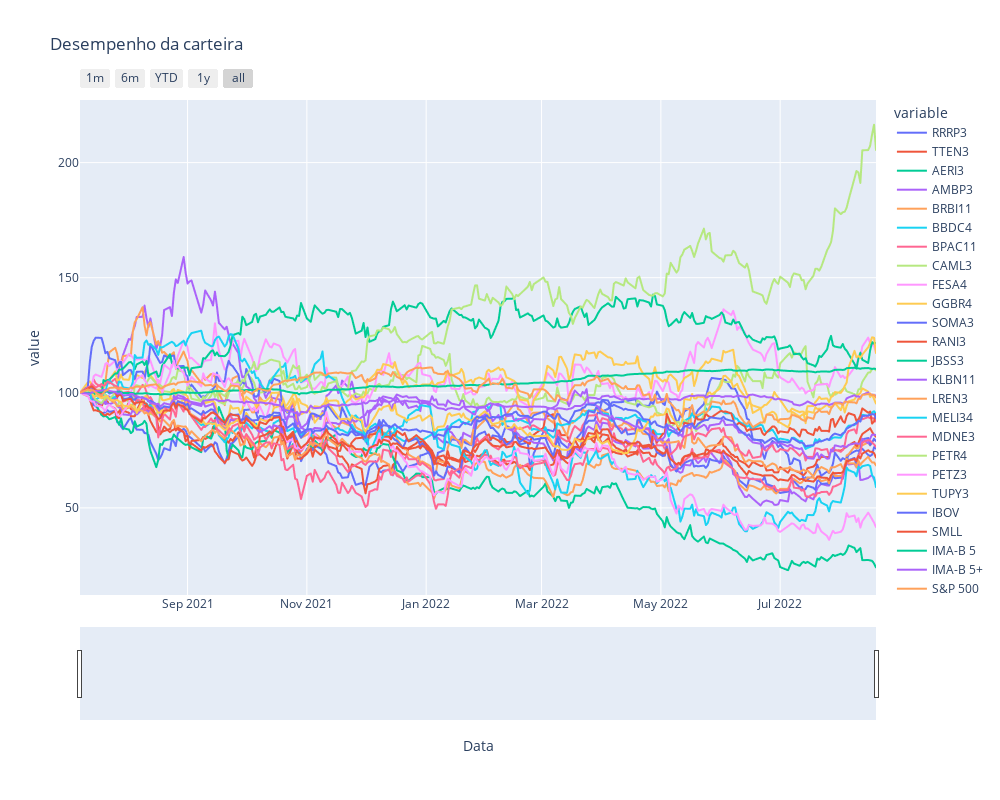

Notebook cell for this chart:
### Code cell
fig = px.line(
    data_frame=ativos,
    title='Desempenho da carteira',
    x='Data',
    y=['RRRP3', 'TTEN3', 'AERI3', 'AMBP3', 'BRBI11', 'BBDC4', 'BPAC11',
       'CAML3', 'FESA4', 'GGBR4', 'SOMA3', 'RANI3', 'JBSS3', 'KLBN11', 'LREN3',
       'MELI34', 'MDNE3', 'PETR4', 'PETZ3', 'TUPY3', 'IBOV', 'SMLL',
       'IMA-B 5', 'IMA-B 5+', 'S&P 500'],
    )

fig.update_xaxes( ### criando botões e slicer
    rangeslider_visible=True,
    rangeselector=dict(
        buttons=list([
            dict(count=1, label="1m", step="month", stepmode="backward"),
            dict(count=6, label="6m", step="month", stepmode="backward"),
            dict(count=1, label="YTD", step="year", stepmode="todate"),
            dict(count=1, label="1y", step="year", stepmode="backward"),
            dict(step="all")
        ])
    )
)
fig.update_layout(
    autosize=False,
    width=1000,
    height=800,)

### Figure 1 — Plotly figure (JSON) as saved in the notebook; plotly's stock layout.template omitted (floating-point values rounded to 4 significant figures; data arrays with more than 128 entries replaced by an {"elided": "..."} marker saying what was removed)
{"data": [{"hovertemplate": "variable=RRRP3<br>Data=%{x}<br>value=%{y}<extra></extra>", "legendgroup": "RRRP3", "line": {"color": "#636efa", "dash": "solid"}, "marker": {"symbol": "circle"}, "mode": "lines", "name": "RRRP3", "showlegend": true, "type": "scattergl", "x": {"elided": "273 str values"}, "xaxis": "x", "y": {"elided": "273 float values"}, "yaxis": "y"}, {"hovertemplate": "variable=TTEN3<br>Data=%{x}<br>value=%{y}<extra></extra>", "legendgroup": "TTEN3", "line": {"color": "#EF553B", "dash": "solid"}, "marker": {"symbol": "circle"}, "mode": "lines", "name": "TTEN3", "showlegend": true, "type": "scattergl", "x": {"elided": "273 str values"}, "xaxis": "x", "y": {"elided": "273 float values"}, "yaxis": "y"}, {"hovertemplate": "variable=AERI3<br>Data=%{x}<br>value=%{y}<extra></extra>", "legendgroup": "AERI3", "line": {"color": "#00cc96", "dash": "solid"}, "marker": {"symbol": "circle"}, "mode": "lines", "name": "AERI3", "showlegend": true, "type": "scattergl", "x": {"elided": "273 str values"}, "xaxis": "x", "y": {"elided": "273 float values"}, "yaxis": "y"}, {"hovertemplate": "variable=AMBP3<br>Data=%{x}<br>value=%{y}<extra></extra>", "legendgroup": "AMBP3", "line": {"color": "#ab63fa", "dash": "solid"}, "marker": {"symbol": "circle"}, "mode": "lines", "name": "AMBP3", "showlegend": true, "type": "scattergl", "x": {"elided": "273 str values"}, "xaxis": "x", "y": {"elided": "273 float values"}, "yaxis": "y"}, {"hovertemplate": "variable=BRBI11<br>Data=%{x}<br>value=%{y}<extra></extra>", "legendgroup": "BRBI11", "line": {"color": "#FFA15A", "dash": "solid"}, "marker": {"symbol": "circle"}, "mode": "lines", "name": "BRBI11", "showlegend": true, "type": "scattergl", "x": {"elided": "273 str values"}, "xaxis": "x", "y": {"elided": "273 float values"}, "yaxis": "y"}, {"hovertemplate": "variable=BBDC4<br>Data=%{x}<br>value=%{y}<extra></extra>", "legendgroup": "BBDC4", "line": {"color": "#19d3f3", "dash": "solid"}, "marker": {"symbol": "circle"}, "mode": "lines", "name": "BBDC4", "showlegend": true, "type": "scattergl", "x": {"elided": "273 str values"}, "xaxis": "x", "y": {"elided": "273 float values"}, "yaxis": "y"}, {"hovertemplate": "variable=BPAC11<br>Data=%{x}<br>value=%{y}<extra></extra>", "legendgroup": "BPAC11", "line": {"color": "#FF6692", "dash": "solid"}, "marker": {"symbol": "circle"}, "mode": "lines", "name": "BPAC11", "showlegend": true, "type": "scattergl", "x": {"elided": "273 str values"}, "xaxis": "x", "y": {"elided": "273 float values"}, "yaxis": "y"}, {"hovertemplate": "variable=CAML3<br>Data=%{x}<br>value=%{y}<extra></extra>", "legendgroup": "CAML3", "line": {"color": "#B6E880", "dash": "solid"}, "marker": {"symbol": "circle"}, "mode": "lines", "name": "CAML3", "showlegend": true, "type": "scattergl", "x": {"elided": "273 str values"}, "xaxis": "x", "y": {"elided": "273 float values"}, "yaxis": "y"}, {"hovertemplate": "variable=FESA4<br>Data=%{x}<br>value=%{y}<extra></extra>", "legendgroup": "FESA4", "line": {"color": "#FF97FF", "dash": "solid"}, "marker": {"symbol": "circle"}, "mode": "lines", "name": "FESA4", "showlegend": true, "type": "scattergl", "x": {"elided": "273 str values"}, "xaxis": "x", "y": {"elided": "273 float values"}, "yaxis": "y"}, {"hovertemplate": "variable=GGBR4<br>Data=%{x}<br>value=%{y}<extra></extra>", "legendgroup": "GGBR4", "line": {"color": "#FECB52", "dash": "solid"}, "marker": {"symbol": "circle"}, "mode": "lines", "name": "GGBR4", "showlegend": true, "type": "scattergl", "x": {"elided": "273 str values"}, "xaxis": "x", "y": {"elided": "273 float values"}, "yaxis": "y"}, {"hovertemplate": "variable=SOMA3<br>Data=%{x}<br>value=%{y}<extra></extra>", "legendgroup": "SOMA3", "line": {"color": "#636efa", "dash": "solid"}, "marker": {"symbol": "circle"}, "mode": "lines", "name": "SOMA3", "showlegend": true, "type": "scattergl", "x": {"elided": "273 str values"}, "xaxis": "x", "y": {"elided": "273 float values"}, "yaxis": "y"}, {"hovertemplate": "variable=RANI3<br>Data=%{x}<br>value=%{y}<extra></extra>", "legendgroup": "RANI3", "line": {"color": "#EF553B", "dash": "solid"}, "marker": {"symbol": "circle"}, "mode": "lines", "name": "RANI3", "showlegend": true, "type": "scattergl", "x": {"elided": "273 str values"}, "xaxis": "x", "y": {"elided": "273 float values"}, "yaxis": "y"}, {"hovertemplate": "variable=JBSS3<br>Data=%{x}<br>value=%{y}<extra></extra>", "legendgroup": "JBSS3", "line": {"color": "#00cc96", "dash": "solid"}, "marker": {"symbol": "circle"}, "mode": "lines", "name": "JBSS3", "showlegend": true, "type": "scattergl", "x": {"elided": "273 str values"}, "xaxis": "x", "y": {"elided": "273 float values"}, "yaxis": "y"}, {"hovertemplate": "variable=KLBN11<br>Data=%{x}<br>value=%{y}<extra></extra>", "legendgroup": "KLBN11", "line": {"color": "#ab63fa", "dash": "solid"}, "marker": {"symbol": "circle"}, "mode": "lines", "name": "KLBN11", "showlegend": true, "type": "scattergl", "x": {"elided": "273 str values"}, "xaxis": "x", "y": {"elided": "273 float values"}, "yaxis": "y"}, {"hovertemplate": "variable=LREN3<br>Data=%{x}<br>value=%{y}<extra></extra>", "legendgroup": "LREN3", "line": {"color": "#FFA15A", "dash": "solid"}, "marker": {"symbol": "circle"}, "mode": "lines", "name": "LREN3", "showlegend": true, "type": "scattergl", "x": {"elided": "273 str values"}, "xaxis": "x", "y": {"elided": "273 float values"}, "yaxis": "y"}, {"hovertemplate": "variable=MELI34<br>Data=%{x}<br>value=%{y}<extra></extra>", "legendgroup": "MELI34", "line": {"color": "#19d3f3", "dash": "solid"}, "marker": {"symbol": "circle"}, "mode": "lines", "name": "MELI34", "showlegend": true, "type": "scattergl", "x": {"elided": "273 str values"}, "xaxis": "x", "y": {"elided": "273 float values"}, "yaxis": "y"}, {"hovertemplate": "variable=MDNE3<br>Data=%{x}<br>value=%{y}<extra></extra>", "legendgroup": "MDNE3", "line": {"color": "#FF6692", "dash": "solid"}, "marker": {"symbol": "circle"}, "mode": "lines", "name": "MDNE3", "showlegend": true, "type": "scattergl", "x": {"elided": "273 str values"}, "xaxis": "x", "y": {"elided": "273 float values"}, "yaxis": "y"}, {"hovertemplate": "variable=PETR4<br>Data=%{x}<br>value=%{y}<extra></extra>", "legendgroup": "PETR4", "line": {"color": "#B6E880", "dash": "solid"}, "marker": {"symbol": "circle"}, "mode": "lines", "name": "PETR4", "showlegend": true, "type": "scattergl", "x": {"elided": "273 str values"}, "xaxis": "x", "y": {"elided": "273 float values"}, "yaxis": "y"}, {"hovertemplate": "variable=PETZ3<br>Data=%{x}<br>value=%{y}<extra></extra>", "legendgroup": "PETZ3", "line": {"color": "#FF97FF", "dash": "solid"}, "marker": {"symbol": "circle"}, "mode": "lines", "name": "PETZ3", "showlegend": true, "type": "scattergl", "x": {"elided": "273 str values"}, "xaxis": "x", "y": {"elided": "273 float values"}, "yaxis": "y"}, {"hovertemplate": "variable=TUPY3<br>Data=%{x}<br>value=%{y}<extra></extra>", "legendgroup": "TUPY3", "line": {"color": "#FECB52", "dash": "solid"}, "marker": {"symbol": "circle"}, "mode": "lines", "name": "TUPY3", "showlegend": true, "type": "scattergl", "x": {"elided": "273 str values"}, "xaxis": "x", "y": {"elided": "273 float values"}, "yaxis": "y"}, {"hovertemplate": "variable=IBOV<br>Data=%{x}<br>value=%{y}<extra></extra>", "legendgroup": "IBOV", "line": {"color": "#636efa", "dash": "solid"}, "marker": {"symbol": "circle"}, "mode": "lines", "name": "IBOV", "showlegend": true, "type": "scattergl", "x": {"elided": "273 str values"}, "xaxis": "x", "y": {"elided": "273 float values"}, "yaxis": "y"}, {"hovertemplate": "variable=SMLL<br>Data=%{x}<br>value=%{y}<extra></extra>", "legendgroup": "SMLL", "line": {"color": "#EF553B", "dash": "solid"}, "marker": {"symbol": "circle"}, "mode": "lines", "name": "SMLL", "showlegend": true, "type": "scattergl", "x": {"elided": "273 str values"}, "xaxis": "x", "y": {"elided": "273 float values"}, "yaxis": "y"}, {"hovertemplate": "variable=IMA-B 5<br>Data=%{x}<br>value=%{y}<extra></extra>", "legendgroup": "IMA-B 5", "line": {"color": "#00cc96", "dash": "solid"}, "marker": {"symbol": "circle"}, "mode": "lines", "name": "IMA-B 5", "showlegend": true, "type": "scattergl", "x": {"elided": "273 str values"}, "xaxis": "x", "y": {"elided": "273 float values"}, "yaxis": "y"}, {"hovertemplate": "variable=IMA-B 5+<br>Data=%{x}<br>value=%{y}<extra></extra>", "legendgroup": "IMA-B 5+", "line": {"color": "#ab63fa", "dash": "solid"}, "marker": {"symbol": "circle"}, "mode": "lines", "name": "IMA-B 5+", "showlegend": true, "type": "scattergl", "x": {"elided": "273 str values"}, "xaxis": "x", "y": {"elided": "273 float values"}, "yaxis": "y"}, {"hovertemplate": "variable=S&P 500<br>Data=%{x}<br>value=%{y}<extra></extra>", "legendgroup": "S&P 500", "line": {"color": "#FFA15A", "dash": "solid"}, "marker": {"symbol": "circle"}, "mode": "lines", "name": "S&P 500", "showlegend": true, "type": "scattergl", "x": {"elided": "273 str values"}, "xaxis": "x", "y": {"elided": "273 float values"}, "yaxis": "y"}], "layout": {"autosize": false, "height": 800, "legend": {"title": {"text": "variable"}, "tracegroupgap": 0}, "title": {"text": "Desempenho da carteira"}, "width": 1000, "xaxis": {"anchor": "y", "domain": [0, 1], "rangeselector": {"buttons": [{"count": 1, "label": "1m", "step": "month", "stepmode": "backward"}, {"count": 6, "label": "6m", "step": "month", "stepmode": "backward"}, {"count": 1, "label": "YTD", "step": "year", "stepmode": "todate"}, {"count": 1, "label": "1y", "step": "year", "stepmode": "backward"}, {"step": "all"}]}, "rangeslider": {"visible": true}, "title": {"text": "Data"}}, "yaxis": {"anchor": "x", "domain": [0, 1], "title": {"text": "value"}}}}
